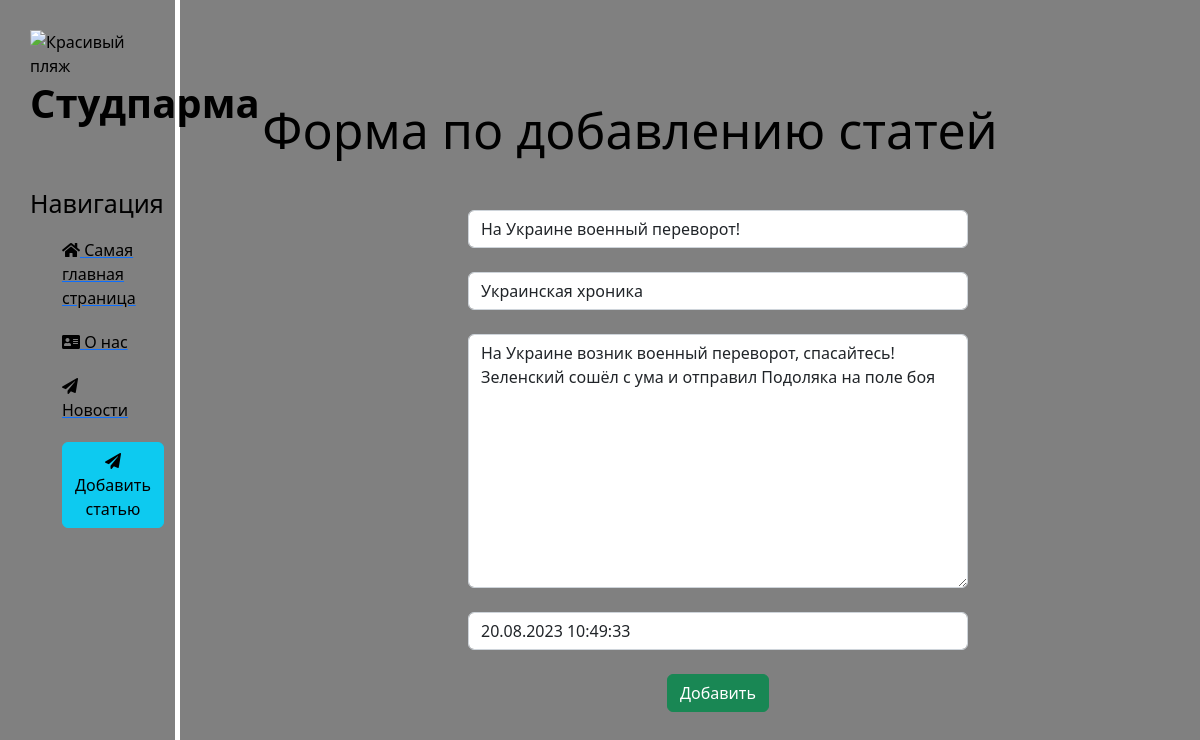
The page /news/2/update on the database its author committed.
### news/models.py (models this page shows, shortened)
class Articles(models.Model):
    title = models.CharField('Название', max_length=50)
    anons = models.CharField('Анонс', max_length=250)
    full_text = models.TextField('Статья')
    date = models.DateTimeField('Дата публикации')
    class Meta:
        verbose_name = 'Новость'
        verbose_name_plural = 'Новости'

### news/views.py (the view)
# urls.py: path('<int:pk>/update', views.NewsUpdateView.as_view(), name='news-update'),# обновление новости
class NewsUpdateView(UpdateView):
    model = Articles
    template_name = 'news/create.html'
    form_class = ArticlesForm

### news/forms.py
class ArticlesForm(ModelForm):
    class Meta:
        model = Articles
        fields = ['title', 'anons', 'full_text', 'date']
        widgets = {
            "title": TextInput(attrs={
                'class': 'form-control',
                'placeholder': 'Название статьи'
            }),
            "anons": TextInput(attrs={
                'class': 'form-control',
                'placeholder': 'Анонс статьи'
            }),
            "date": DateTimeInput(attrs={
                'class': 'form-control',
                'placeholder': 'Дата публикации'
            }),
            "full_text": Textarea(attrs={
                'class': 'form-control',
                'placeholder': 'Текст статьи'
            })
        }

### news/templates/news/create.html (shortened to what this page needs)
{% extends 'main/layout.html' %}
{% block content %}
    <div class="features">
        <h1>Форма по добавлению статей</h1>
        <form method="post">
            {{ form.title }}<br>
            {{ form.anons }}<br>
            {{ form.full_text }}<br>
            {{ form.date }}<br>
            <button class="btn btn-success" type="submit">Добавить</button>
        </form>
    </div>
{% endblock %}

### main/static/main/css/main.css (style rules this page uses)
body { background: gray; }
main .features { float: left; color: black; margin-top: 100px; text-align:center; width: 75%; }
main .features h1 { font-size: 50px; }
form { margin-left: 32%; width: 500px; margin-top: 50px; }

### rows shown on the page
Articles: title "На Украине военный переворот!", anons "Украинская хроника", full_text "На Украине возник военный переворот, спасайтесь! Зеленский сошёл с ума и отправил Подоляка на поле боя", date "20.08.2023 10:49:33"
